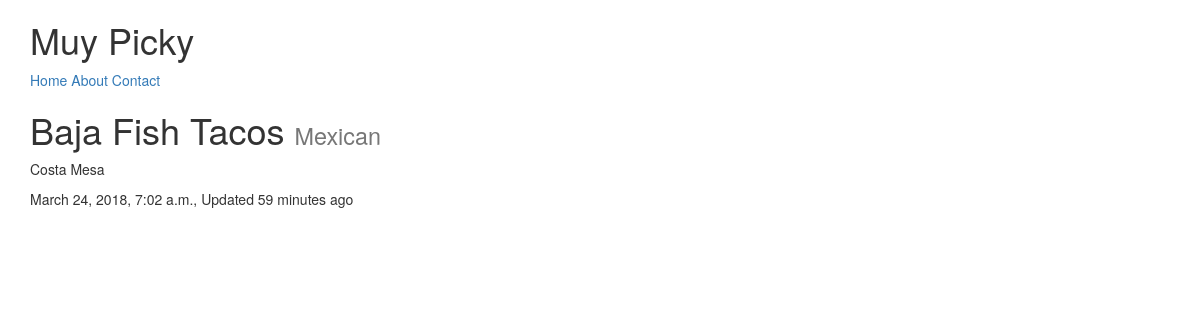
Page /restaurants/baja-fish-tacos/ on the committed database.
### restaurants/models.py (models this page shows, shortened)
class RestaurantLocation(models.Model):
    name        =    models.CharField(max_length=120)
    location    =    models.CharField(max_length=120, null = True, blank = True)
    category    =    models.CharField(max_length=120, null=True, blank=True)
    timestamp   =    models.DateTimeField(auto_now_add=True)
    updated     =    models.DateTimeField(auto_now=True)
    slug        =    models.SlugField(null=True, blank=True)

### restaurants/views.py (the view)
# urls.py: url(r'^restaurants/(?P<slug>[\w-]+)/$', RestaurantDetailView.as_view()),
class RestaurantDetailView(DetailView):
    queryset = RestaurantLocation.objects.all()
    template_name = 'restaurants/restaurants_detail.html'

### restaurants/templates/restaurants/restaurants_detail.html (shortened to what this page needs)
{% extends "base.html" %}
{% block content %}
    <h1> {{ object.name}} <small>{{ object.category }} </small></h1>
    <p>{{ object.location }} </p>
    <p> {{ object.timestamp }}, Updated {{ object.updated|timesince }} ago </p>
{% endblock %}

### rows in the picture
RestaurantLocation: name "Baja Fish Tacos", category "Mexican", location "Costa Mesa", timestamp "March 24, 2018, 7:02 a.m.", updated "59 minutes"
